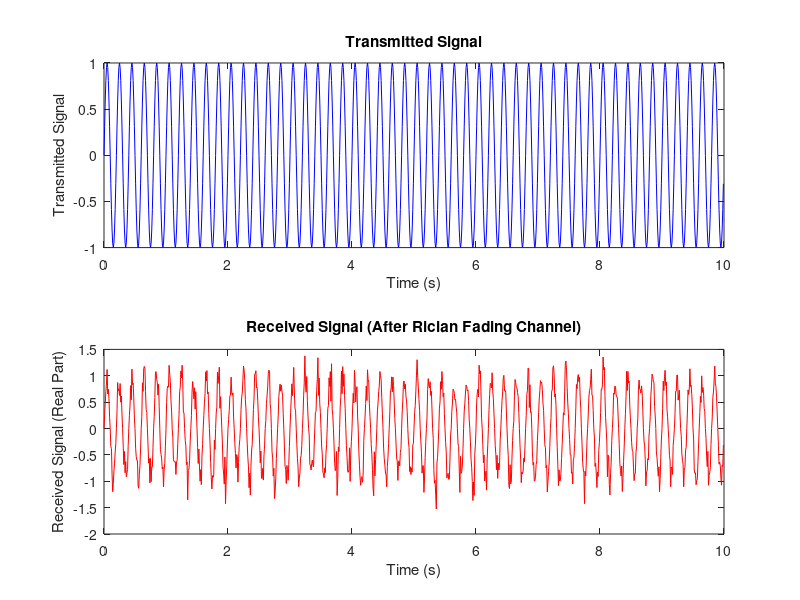

Source code (MATLAB):
N = 1000; 
K = 10;   % Rician K-factor
fd = 10;  % Maximum Doppler shift in Hz
Fs = 100;  

% Generate a transmitted sine wave signal
t = (0:N-1) / Fs; % Time vector
f_carrier = 5;     
transmitted_signal = sin(2*pi*f_carrier*t);


% Generate Rayleigh fading component (complex Gaussian random)
h_rayleigh = (randn(1, N) + 1i * randn(1, N)) / sqrt(2);

% Generate LOS component (constant)
h_los = sqrt(K / (K + 1)); 

% Combine the LOS and Rayleigh components to form the channel
h = h_los + sqrt(1 / (K + 1)) * h_rayleigh;


received_signal = transmitted_signal .* h;

% Plot the transmitted and received signals
figure;
subplot(2,1,1);
plot(t, transmitted_signal, 'b');
xlabel('Time (s)');
ylabel('Transmitted Signal');
title('Transmitted Signal');

subplot(2,1,2);
plot(t, real(received_signal), 'r'); 
% Plot real part of received signal
xlabel('Time (s)');
ylabel('Received Signal (Real Part)');
title('Received Signal (After Rician Fading Channel)');

% Display the channel impulse response
%figure;
%stem(abs(h)); % Plot magnitude of the channel impulse response
%xlabel('Tap Index');
%ylabel('Magnitude');
%title('Channel Impulse Response (Magnitude)');